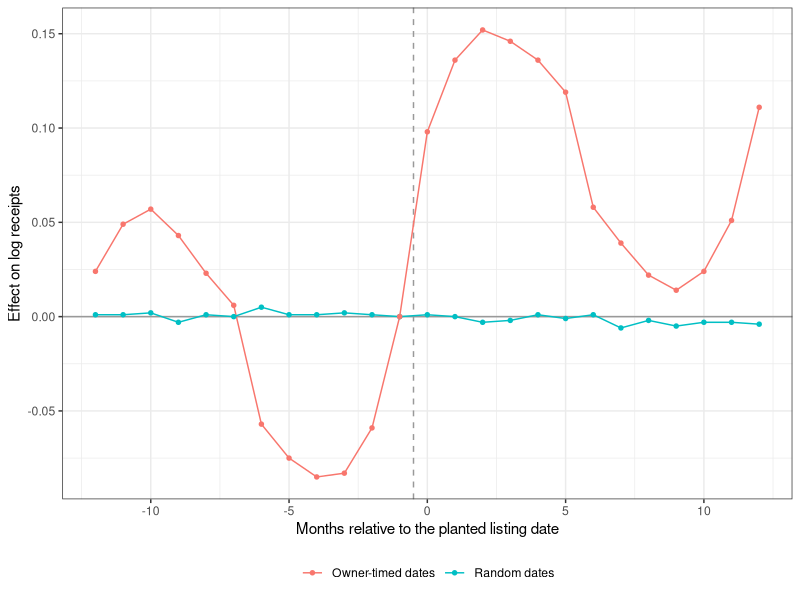

Write R code to recreate this figure.
## ---- chunk 1
#| label: tbl-data-txmb-ids
#| tbl-cap: "Candidate establishment identifiers in the Texas mixed-beverage file, Travis County, 2007-2017. Counts computed from the public API extract in October 2026."
txmb_ids <- data.frame(
  Identifier = c("Taxpayer number", "Taxpayer number x location number",
                 "Name x address string", "TABC permit number", "Street address"),
  Distinct = c(1791, 2171, 2099, 2770, 1392),
  `What it follows` = c("The legal entity that owes the tax",
                        "One venue under one owner",
                        "A venue as customers see it",
                        "A license, which can change while the venue continues",
                        "A site, across every business that occupies it"),
  check.names = FALSE)
knitr::kable(txmb_ids, format.args = list(big.mark = ","))
## ---- chunk 2
#| label: tbl-data-txmb-stress
#| tbl-cap: "What three estimators recover when listing dates with known properties are planted in real Travis County revenue paths. Mean over 50 draws per row. The standard error of each mean is about 0.002 to 0.005."
txmb_stress <- data.frame(
  `Listing date` = rep(c("Random (placebo)", "Owner-timed", "Bulk, July 2010", "Growing effect"), 2),
  Panel = rep(c("All months", "Lifecycle-trimmed"), each = 4),
  Truth = c(0, 0, 0.050, 0.073, 0, 0, 0.050, 0.074),
  TWFE = c(-0.007, 0.085, 0.046, 0.063, -0.005, 0.071, 0.051, 0.063),
  `Two-stage` = c(0.004, 0.120, 0.074, 0.080, -0.001, 0.085, 0.059, 0.071),
  `Two-stage + age` = c(-0.010, 0.107, 0.069, 0.066, -0.004, 0.086, 0.058, 0.069),
  check.names = FALSE)
knitr::kable(txmb_stress, digits = 3)
## ---- chunk 3
#| label: fig-data-txmb-event
#| fig-cap: "Two-stage event-study coefficients for planted listing dates on the lifecycle-trimmed Travis County panel, averaged over 20 draws (month -1 is the reference). Random dates leave a flat line. Dates an owner picks just before an upswing leave a dip in the leads and a spurious effect that fades and then returns on an annual cycle."
#| fig-width: 7
#| fig-height: 3.6
library(ggplot2)
k <- c(-12:-2, 0:12)
ev <- data.frame(
  k = rep(c(k, -1), 2),
  b = c(c(0.001, 0.001, 0.002, -0.003, 0.001, 0.000, 0.005, 0.001, 0.001, 0.002, 0.001,
          0.001, 0.000, -0.003, -0.002, 0.001, -0.001, 0.001, -0.006, -0.002, -0.005,
          -0.003, -0.003, -0.004), 0,
        c(0.024, 0.049, 0.057, 0.043, 0.023, 0.006, -0.057, -0.075, -0.085, -0.083,
          -0.059, 0.098, 0.136, 0.152, 0.146, 0.136, 0.119, 0.058, 0.039, 0.022, 0.014,
          0.024, 0.051, 0.111), 0),
  dates = rep(c("Random dates", "Owner-timed dates"), each = 25))
ggplot(ev, aes(k, b, colour = dates)) +
  geom_hline(yintercept = 0, colour = "grey60") +
  geom_vline(xintercept = -0.5, linetype = "dashed", colour = "grey60") +
  geom_line() + geom_point(size = 1.2) +
  labs(x = "Months relative to the planted listing date",
       y = "Effect on log receipts", colour = NULL) +
  theme_bw() + theme(legend.position = "bottom")
